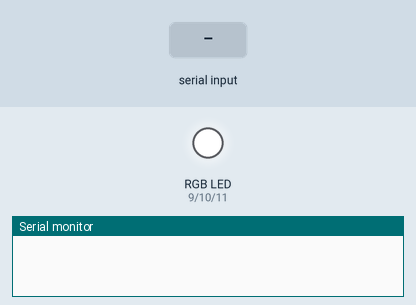
This sketch was run on a simulated Arduino Uno, built with avr-gcc and run on an emulated ATmega328P. Parts: an RGB LED mixed from three pins (HIGH = lit), the last lines printed to the serial monitor. The inputs (shaded band) are chosen by the test bench.

Above: at 1.2 s.
1.3 s: byte 115 ('s') received over Serial
At 2.3 s:
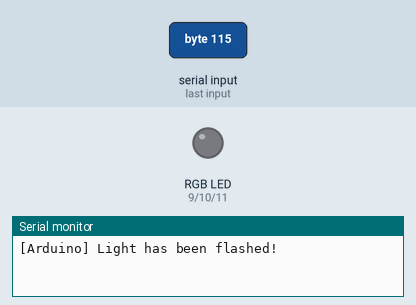
Timing chart, 0 to 12.8 s (numbered marks = the images above; inputs shaded):
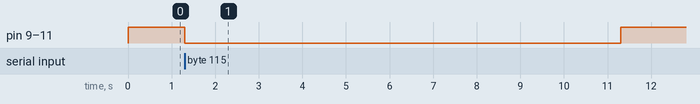

The sketch:

RGB.ino
```cpp
int redPin = 9;
int greenPin = 10;
int bluePin = 11;

void setup(){
  Serial.begin(9600); // 9600 bps
  pinMode(redPin, OUTPUT);
  pinMode(greenPin, OUTPUT);
  pinMode(bluePin, OUTPUT);
  flash(0,0,0);
}

void loop(){
    //串口逻辑
    if ( Serial.available())
    {
      if('s' == Serial.read()){
        Serial.println("[Arduino] Light has been flashed!");
           //R:0-255 G:0-255 B:0-255 Flashlight
         flash(255,255,255);
         delay(10000);
         flash(0,0,0);
      }
     }
}

/*void flash(int red, int green, int blue){
  analogWrite(redPin,constrain(0,0,255));
  analogWrite(greenPin,constrain(0,0,255));
  analogWrite(bluePin,constrain(0,0,255));
}*/
void flash (unsigned char red, unsigned char green, unsigned char blue)     // the color generating function
{
          analogWrite(redPin, 255-red);
          analogWrite(bluePin, 255-blue);
          analogWrite(greenPin, 255-green);
}
```

Measured:
- after the input at 1.3 s, pin 9 (redPin), pin 10 (greenPin), pin 11 (bluePin): HIGH → LOW at once, → HIGH 10.0 s later
